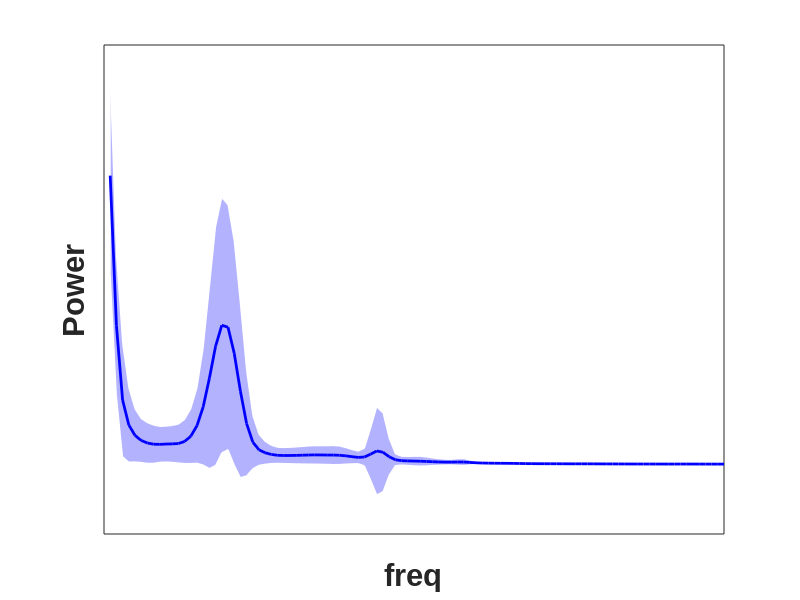

Write MATLAB code to recreate this figure.
clc;clear;
% plot shape of scalp eeg spectrum

load scalp_eeg_spec.mat

% normalize
m = max(scalp_eeg_spec,[],2);
pxxN = scalp_eeg_spec./m;
dat = pxxN';

fh=figure(2);clf;
y = (mean(dat'))';
e = (std(dat'))';
x = (1:length(y))';
h = area(freq,[y - e, 2 * e]);hold on;

set(h(1),'Visible','off');
set(h(2),'EdgeColor','white','FaceColor',[0.7,0.7,1]);
plot(freq,y,'-b','LineWidth',2);

set(gca,'xtick',[],'xticklabel',[])
set(gca,'ytick',[],'yticklabel',[])
xlabel('freq');
ylabel('Power');
set(gca,'fontName','Arial','fontSize',20,'fontWeight','bold')
